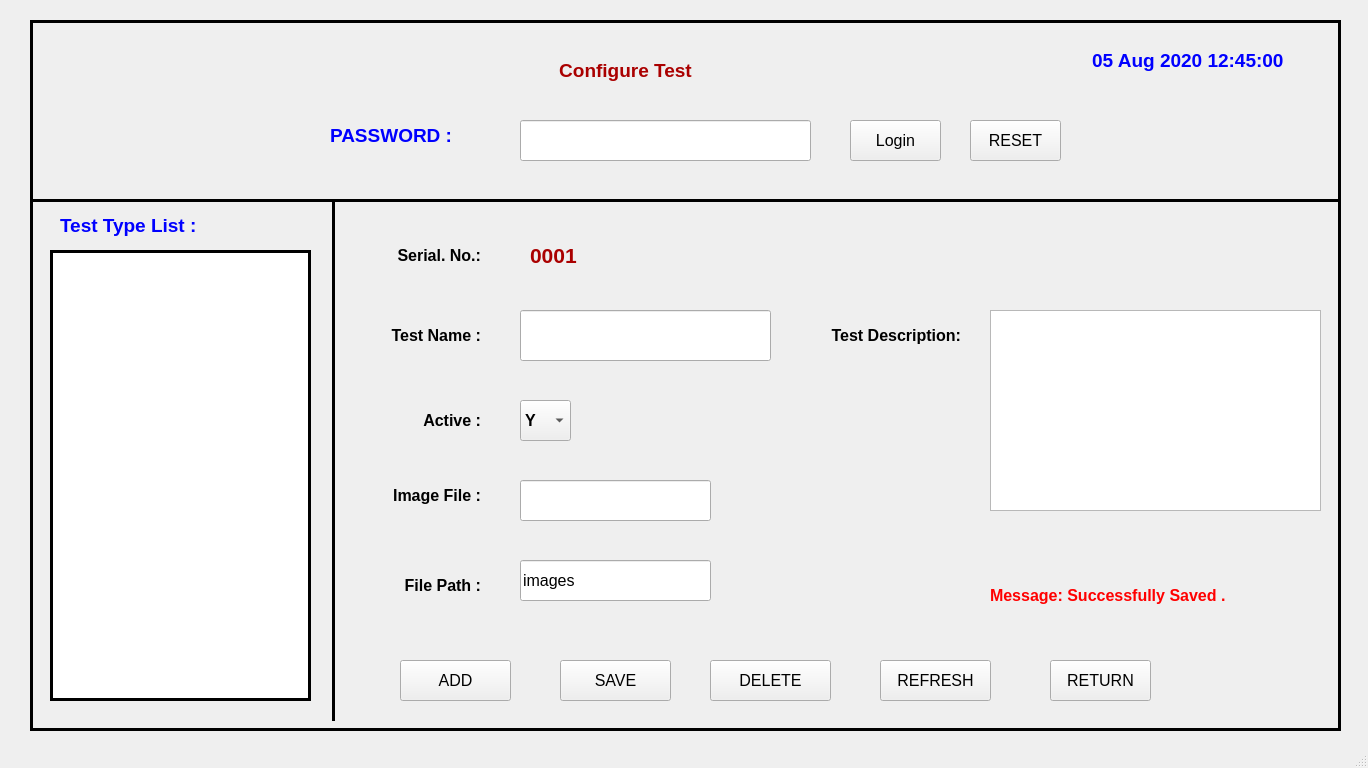
<?xml version="1.0" encoding="UTF-8"?>
<ui version="4.0">
 <class>MainWindow</class>
 <widget class="QMainWindow" name="MainWindow">
  <property name="geometry">
   <rect>
    <x>0</x>
    <y>0</y>
    <width>1368</width>
    <height>768</height>
   </rect>
  </property>
  <property name="baseSize">
   <size>
    <width>0</width>
    <height>0</height>
   </size>
  </property>
  <property name="windowTitle">
   <string>MainWindow</string>
  </property>
  <widget class="QWidget" name="centralwidget">
   <widget class="QFrame" name="frame">
    <property name="geometry">
     <rect>
      <x>30</x>
      <y>20</y>
      <width>1311</width>
      <height>711</height>
     </rect>
    </property>
    <property name="frameShape">
     <enum>QFrame::Box</enum>
    </property>
    <property name="frameShadow">
     <enum>QFrame::Plain</enum>
    </property>
    <property name="lineWidth">
     <number>3</number>
    </property>
    <widget class="QLabel" name="label_20">
     <property name="geometry">
      <rect>
       <x>1050</x>
       <y>20</y>
       <width>221</width>
       <height>41</height>
      </rect>
     </property>
     <property name="font">
      <font>
       <family>Arial</family>
       <pointsize>14</pointsize>
       <weight>75</weight>
       <bold>true</bold>
       <underline>false</underline>
      </font>
     </property>
     <property name="styleSheet">
      <string notr="true">color: rgb(0, 0, 255);</string>
     </property>
     <property name="text">
      <string>05 Aug 2020 12:45:00 </string>
     </property>
     <property name="alignment">
      <set>Qt::AlignCenter</set>
     </property>
    </widget>
    <widget class="QPushButton" name="pushButton_7">
     <property name="geometry">
      <rect>
       <x>530</x>
       <y>640</y>
       <width>111</width>
       <height>41</height>
      </rect>
     </property>
     <property name="font">
      <font>
       <family>Arial</family>
       <pointsize>12</pointsize>
      </font>
     </property>
     <property name="text">
      <string>SAVE</string>
     </property>
    </widget>
    <widget class="QPushButton" name="pushButton_8">
     <property name="geometry">
      <rect>
       <x>850</x>
       <y>640</y>
       <width>111</width>
       <height>41</height>
      </rect>
     </property>
     <property name="font">
      <font>
       <family>Arial</family>
       <pointsize>12</pointsize>
      </font>
     </property>
     <property name="text">
      <string>REFRESH</string>
     </property>
    </widget>
    <widget class="QPushButton" name="pushButton_9">
     <property name="geometry">
      <rect>
       <x>820</x>
       <y>100</y>
       <width>91</width>
       <height>41</height>
      </rect>
     </property>
     <property name="font">
      <font>
       <family>Arial</family>
       <pointsize>12</pointsize>
      </font>
     </property>
     <property name="text">
      <string>Login</string>
     </property>
    </widget>
    <widget class="Line" name="line">
     <property name="geometry">
      <rect>
       <x>0</x>
       <y>170</y>
       <width>1311</width>
       <height>20</height>
      </rect>
     </property>
     <property name="frameShadow">
      <enum>QFrame::Plain</enum>
     </property>
     <property name="lineWidth">
      <number>3</number>
     </property>
     <property name="orientation">
      <enum>Qt::Horizontal</enum>
     </property>
    </widget>
    <widget class="QLabel" name="label_24">
     <property name="geometry">
      <rect>
       <x>960</x>
       <y>550</y>
       <width>321</width>
       <height>51</height>
      </rect>
     </property>
     <property name="font">
      <font>
       <family>Arial</family>
       <pointsize>12</pointsize>
       <weight>75</weight>
       <bold>true</bold>
       <underline>false</underline>
      </font>
     </property>
     <property name="styleSheet">
      <string notr="true">color: rgb(255, 0, 0);</string>
     </property>
     <property name="lineWidth">
      <number>1</number>
     </property>
     <property name="text">
      <string>Message: Successfully Saved .</string>
     </property>
     <property name="alignment">
      <set>Qt::AlignLeading|Qt::AlignLeft|Qt::AlignVCenter</set>
     </property>
    </widget>
    <widget class="QListWidget" name="listWidget">
     <property name="geometry">
      <rect>
       <x>20</x>
       <y>230</y>
       <width>261</width>
       <height>451</height>
      </rect>
     </property>
     <property name="font">
      <font>
       <family>Arial</family>
       <pointsize>12</pointsize>
      </font>
     </property>
     <property name="frameShape">
      <enum>QFrame::Box</enum>
     </property>
     <property name="frameShadow">
      <enum>QFrame::Plain</enum>
     </property>
     <property name="lineWidth">
      <number>3</number>
     </property>
    </widget>
    <widget class="Line" name="line_2">
     <property name="geometry">
      <rect>
       <x>293</x>
       <y>180</y>
       <width>20</width>
       <height>521</height>
      </rect>
     </property>
     <property name="frameShadow">
      <enum>QFrame::Plain</enum>
     </property>
     <property name="lineWidth">
      <number>3</number>
     </property>
     <property name="orientation">
      <enum>Qt::Vertical</enum>
     </property>
    </widget>
    <widget class="QLabel" name="label_25">
     <property name="geometry">
      <rect>
       <x>350</x>
       <y>210</y>
       <width>101</width>
       <height>51</height>
      </rect>
     </property>
     <property name="font">
      <font>
       <family>Arial</family>
       <pointsize>12</pointsize>
       <weight>75</weight>
       <bold>true</bold>
      </font>
     </property>
     <property name="styleSheet">
      <string notr="true"/>
     </property>
     <property name="text">
      <string>Serial. No.:</string>
     </property>
     <property name="alignment">
      <set>Qt::AlignRight|Qt::AlignTrailing|Qt::AlignVCenter</set>
     </property>
    </widget>
    <widget class="QLabel" name="label_26">
     <property name="geometry">
      <rect>
       <x>320</x>
       <y>290</y>
       <width>131</width>
       <height>51</height>
      </rect>
     </property>
     <property name="font">
      <font>
       <family>Arial</family>
       <pointsize>12</pointsize>
       <weight>75</weight>
       <bold>true</bold>
      </font>
     </property>
     <property name="styleSheet">
      <string notr="true"/>
     </property>
     <property name="text">
      <string>Test Name :</string>
     </property>
     <property name="alignment">
      <set>Qt::AlignRight|Qt::AlignTrailing|Qt::AlignVCenter</set>
     </property>
    </widget>
    <widget class="QLabel" name="label_28">
     <property name="geometry">
      <rect>
       <x>340</x>
       <y>380</y>
       <width>111</width>
       <height>41</height>
      </rect>
     </property>
     <property name="font">
      <font>
       <family>Arial</family>
       <pointsize>12</pointsize>
       <weight>75</weight>
       <bold>true</bold>
      </font>
     </property>
     <property name="styleSheet">
      <string notr="true"/>
     </property>
     <property name="text">
      <string>Active :</string>
     </property>
     <property name="alignment">
      <set>Qt::AlignRight|Qt::AlignTrailing|Qt::AlignVCenter</set>
     </property>
    </widget>
    <widget class="QLabel" name="label_32">
     <property name="geometry">
      <rect>
       <x>500</x>
       <y>210</y>
       <width>121</width>
       <height>51</height>
      </rect>
     </property>
     <property name="font">
      <font>
       <family>Arial</family>
       <pointsize>16</pointsize>
       <weight>75</weight>
       <bold>true</bold>
       <underline>false</underline>
      </font>
     </property>
     <property name="styleSheet">
      <string notr="true">color: rgb(170, 0, 0);</string>
     </property>
     <property name="text">
      <string>0001</string>
     </property>
     <property name="alignment">
      <set>Qt::AlignLeading|Qt::AlignLeft|Qt::AlignVCenter</set>
     </property>
    </widget>
    <widget class="QPushButton" name="pushButton_10">
     <property name="geometry">
      <rect>
       <x>680</x>
       <y>640</y>
       <width>121</width>
       <height>41</height>
      </rect>
     </property>
     <property name="font">
      <font>
       <family>Arial</family>
       <pointsize>12</pointsize>
      </font>
     </property>
     <property name="text">
      <string>DELETE</string>
     </property>
    </widget>
    <widget class="QLabel" name="label_21">
     <property name="geometry">
      <rect>
       <x>30</x>
       <y>190</y>
       <width>151</width>
       <height>31</height>
      </rect>
     </property>
     <property name="font">
      <font>
       <family>Arial</family>
       <pointsize>14</pointsize>
       <weight>75</weight>
       <bold>true</bold>
       <underline>false</underline>
      </font>
     </property>
     <property name="styleSheet">
      <string notr="true">color: rgb(0, 0, 255);</string>
     </property>
     <property name="text">
      <string>Test Type List :</string>
     </property>
     <property name="alignment">
      <set>Qt::AlignLeading|Qt::AlignLeft|Qt::AlignVCenter</set>
     </property>
    </widget>
    <widget class="QLineEdit" name="lineEdit_13">
     <property name="geometry">
      <rect>
       <x>490</x>
       <y>460</y>
       <width>191</width>
       <height>41</height>
      </rect>
     </property>
     <property name="font">
      <font>
       <family>Arial</family>
       <pointsize>12</pointsize>
      </font>
     </property>
    </widget>
    <widget class="QLineEdit" name="lineEdit_15">
     <property name="geometry">
      <rect>
       <x>490</x>
       <y>290</y>
       <width>251</width>
       <height>51</height>
      </rect>
     </property>
     <property name="font">
      <font>
       <family>Arial</family>
       <pointsize>12</pointsize>
      </font>
     </property>
    </widget>
    <widget class="QComboBox" name="comboBox_2">
     <property name="geometry">
      <rect>
       <x>490</x>
       <y>380</y>
       <width>51</width>
       <height>41</height>
      </rect>
     </property>
     <property name="font">
      <font>
       <family>Arial</family>
       <pointsize>12</pointsize>
       <weight>75</weight>
       <bold>true</bold>
      </font>
     </property>
     <item>
      <property name="text">
       <string>Y</string>
      </property>
     </item>
     <item>
      <property name="text">
       <string>N</string>
      </property>
     </item>
    </widget>
    <widget class="QLabel" name="label_43">
     <property name="geometry">
      <rect>
       <x>310</x>
       <y>540</y>
       <width>141</width>
       <height>51</height>
      </rect>
     </property>
     <property name="font">
      <font>
       <family>Arial</family>
       <pointsize>12</pointsize>
       <weight>75</weight>
       <bold>true</bold>
       <underline>false</underline>
      </font>
     </property>
     <property name="styleSheet">
      <string notr="true"/>
     </property>
     <property name="text">
      <string>File Path :</string>
     </property>
     <property name="alignment">
      <set>Qt::AlignRight|Qt::AlignTrailing|Qt::AlignVCenter</set>
     </property>
    </widget>
    <widget class="QLineEdit" name="lineEdit_16">
     <property name="geometry">
      <rect>
       <x>490</x>
       <y>540</y>
       <width>191</width>
       <height>41</height>
      </rect>
     </property>
     <property name="font">
      <font>
       <family>Arial</family>
       <pointsize>12</pointsize>
      </font>
     </property>
     <property name="text">
      <string>images</string>
     </property>
    </widget>
    <widget class="QLineEdit" name="lineEdit_17">
     <property name="geometry">
      <rect>
       <x>490</x>
       <y>100</y>
       <width>291</width>
       <height>41</height>
      </rect>
     </property>
     <property name="font">
      <font>
       <family>Arial</family>
       <pointsize>12</pointsize>
      </font>
     </property>
    </widget>
    <widget class="QLabel" name="label_22">
     <property name="geometry">
      <rect>
       <x>300</x>
       <y>90</y>
       <width>121</width>
       <height>51</height>
      </rect>
     </property>
     <property name="font">
      <font>
       <family>Arial</family>
       <pointsize>14</pointsize>
       <weight>75</weight>
       <bold>true</bold>
       <underline>false</underline>
      </font>
     </property>
     <property name="styleSheet">
      <string notr="true">color: rgb(0, 0, 255);</string>
     </property>
     <property name="text">
      <string>PASSWORD :</string>
     </property>
     <property name="alignment">
      <set>Qt::AlignLeading|Qt::AlignLeft|Qt::AlignVCenter</set>
     </property>
    </widget>
    <widget class="QPushButton" name="pushButton_13">
     <property name="geometry">
      <rect>
       <x>940</x>
       <y>100</y>
       <width>91</width>
       <height>41</height>
      </rect>
     </property>
     <property name="font">
      <font>
       <family>Arial</family>
       <pointsize>12</pointsize>
      </font>
     </property>
     <property name="text">
      <string>RESET</string>
     </property>
    </widget>
    <widget class="QTextEdit" name="textEdit">
     <property name="geometry">
      <rect>
       <x>960</x>
       <y>290</y>
       <width>331</width>
       <height>201</height>
      </rect>
     </property>
    </widget>
    <widget class="QLabel" name="label_44">
     <property name="geometry">
      <rect>
       <x>310</x>
       <y>450</y>
       <width>141</width>
       <height>51</height>
      </rect>
     </property>
     <property name="font">
      <font>
       <family>Arial</family>
       <pointsize>12</pointsize>
       <weight>75</weight>
       <bold>true</bold>
       <underline>false</underline>
      </font>
     </property>
     <property name="styleSheet">
      <string notr="true"/>
     </property>
     <property name="text">
      <string>Image File :</string>
     </property>
     <property name="alignment">
      <set>Qt::AlignRight|Qt::AlignTrailing|Qt::AlignVCenter</set>
     </property>
    </widget>
    <widget class="QLabel" name="label_27">
     <property name="geometry">
      <rect>
       <x>780</x>
       <y>290</y>
       <width>151</width>
       <height>51</height>
      </rect>
     </property>
     <property name="font">
      <font>
       <family>Arial</family>
       <pointsize>12</pointsize>
       <weight>75</weight>
       <bold>true</bold>
      </font>
     </property>
     <property name="styleSheet">
      <string notr="true"/>
     </property>
     <property name="text">
      <string>Test Description:</string>
     </property>
     <property name="alignment">
      <set>Qt::AlignRight|Qt::AlignTrailing|Qt::AlignVCenter</set>
     </property>
    </widget>
    <widget class="QPushButton" name="pushButton_11">
     <property name="geometry">
      <rect>
       <x>370</x>
       <y>640</y>
       <width>111</width>
       <height>41</height>
      </rect>
     </property>
     <property name="font">
      <font>
       <family>Arial</family>
       <pointsize>12</pointsize>
      </font>
     </property>
     <property name="text">
      <string>ADD</string>
     </property>
    </widget>
    <widget class="QLabel" name="label_23">
     <property name="geometry">
      <rect>
       <x>470</x>
       <y>30</y>
       <width>251</width>
       <height>41</height>
      </rect>
     </property>
     <property name="font">
      <font>
       <family>Arial</family>
       <pointsize>14</pointsize>
       <weight>75</weight>
       <bold>true</bold>
       <underline>false</underline>
      </font>
     </property>
     <property name="styleSheet">
      <string notr="true">color: rgb(170, 0, 0);</string>
     </property>
     <property name="text">
      <string>Configure Test</string>
     </property>
     <property name="alignment">
      <set>Qt::AlignCenter</set>
     </property>
    </widget>
    <widget class="QPushButton" name="pushButton_12">
     <property name="geometry">
      <rect>
       <x>1020</x>
       <y>640</y>
       <width>101</width>
       <height>41</height>
      </rect>
     </property>
     <property name="font">
      <font>
       <family>Arial</family>
       <pointsize>12</pointsize>
      </font>
     </property>
     <property name="text">
      <string>RETURN</string>
     </property>
    </widget>
   </widget>
  </widget>
  <widget class="QMenuBar" name="menubar">
   <property name="geometry">
    <rect>
     <x>0</x>
     <y>0</y>
     <width>1368</width>
     <height>21</height>
    </rect>
   </property>
  </widget>
  <widget class="QStatusBar" name="statusbar"/>
 </widget>
 <resources/>
 <connections/>
</ui>
